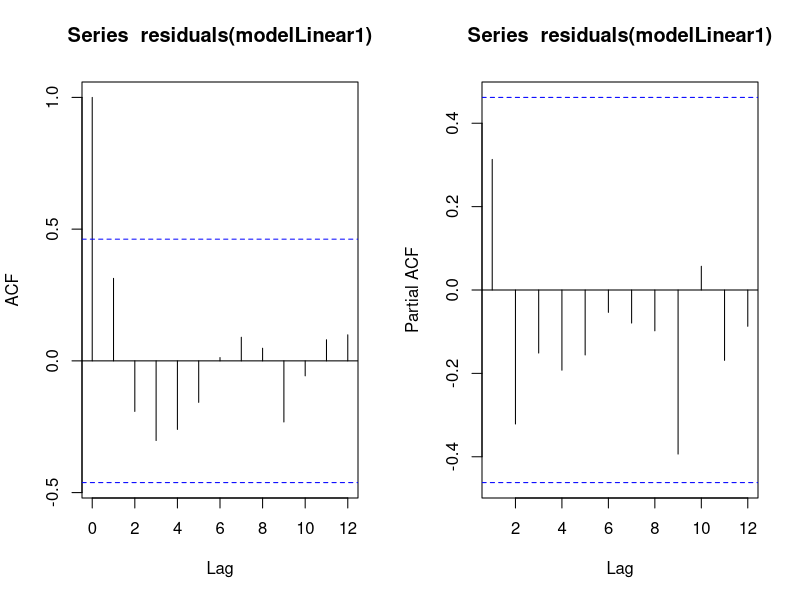
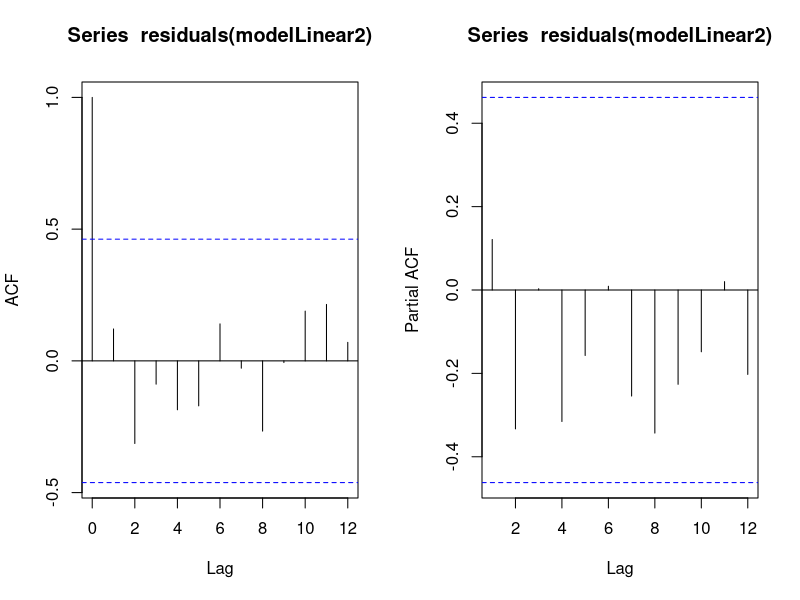
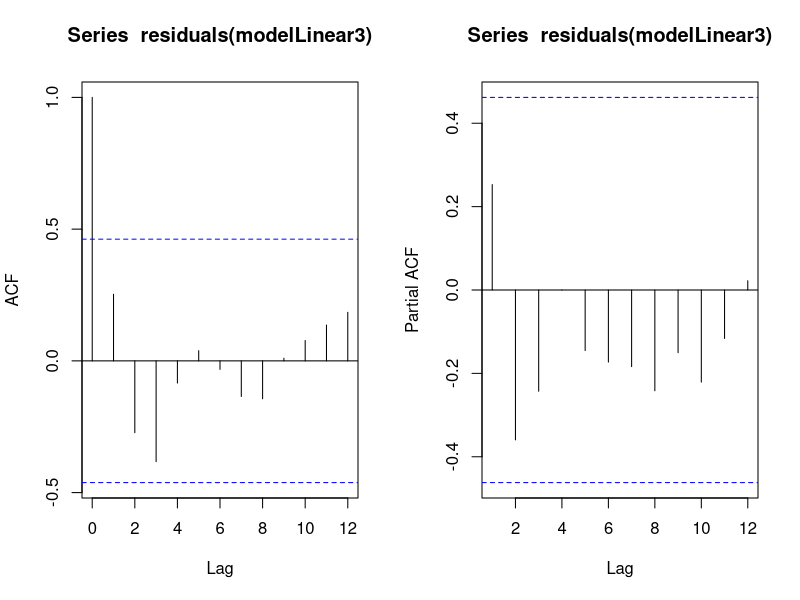
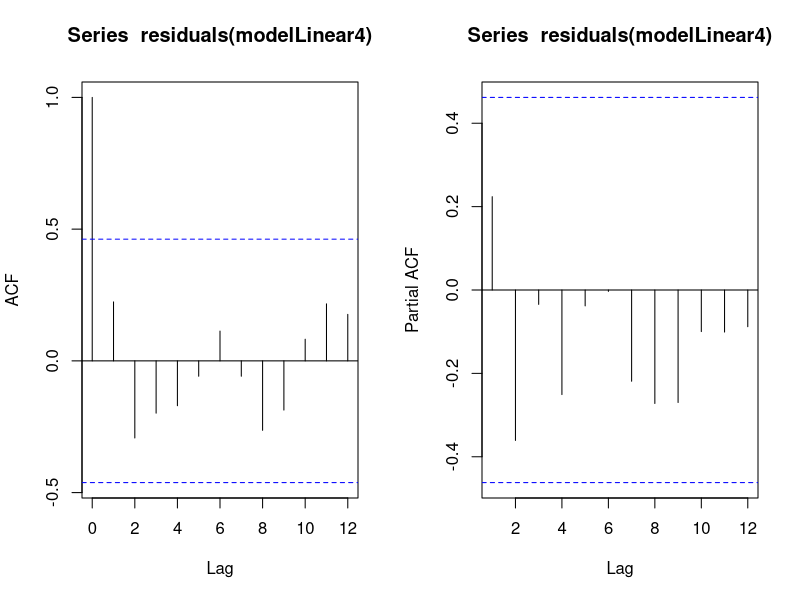
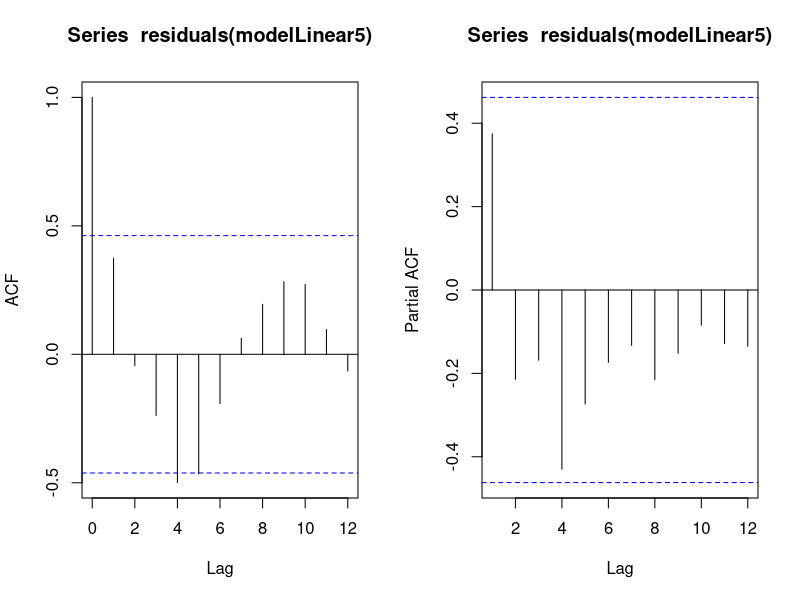
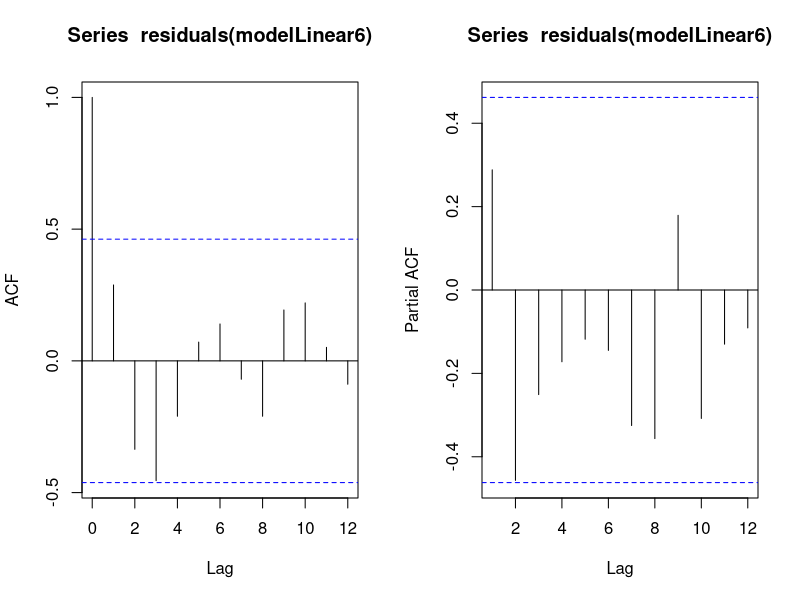
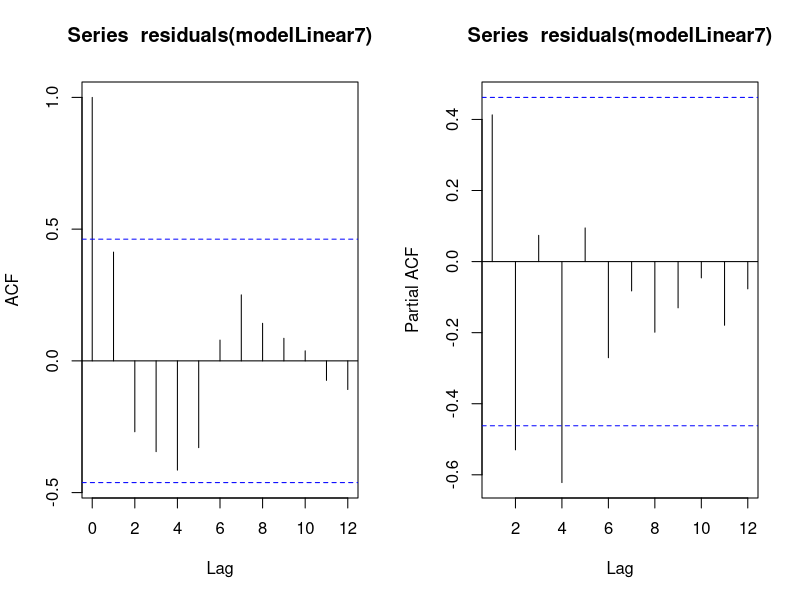
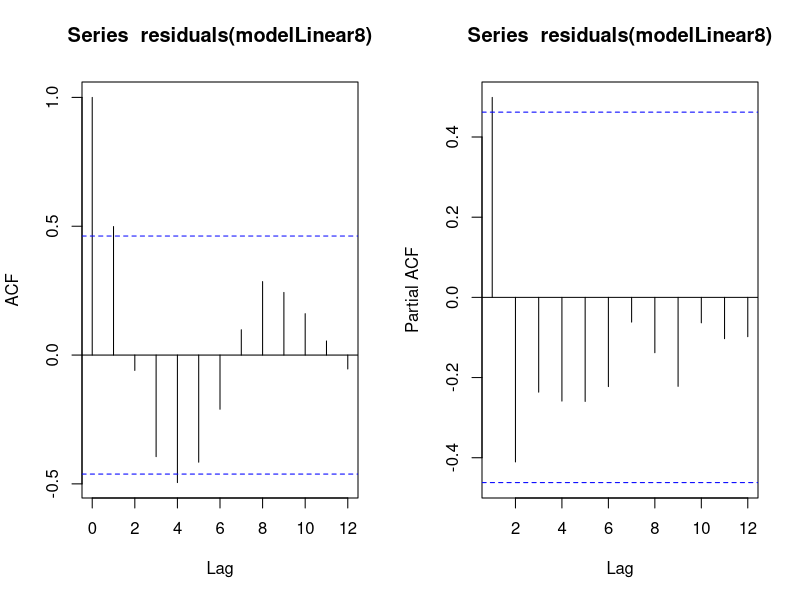

Source code (R) for these figures, in order: (Note: this script raises an error after producing the figures.)
#########################################################################
# Interrupted Time-series Analysis on Social-economic factors in bridge-connected cities
# Yuting Zou
# March 2020
#########################################################################

########################## Part1: Set the script environment and workspace ##############################
# Load library what is needed later
install.packages("car")
library(car)
library(nlme)

#Set the workspace for the data file
setwd('D:/college/Thesis/R code/data/InterruptedTime-seriesAnalysis/ITSA_SocialEconomicFactors')

#################################### Part2: Load data from the file #####################################
Facx1 <- read.csv('X1JNWithoutControl.csv',header = T)
Facx2 <- read.csv('X2JNWithoutControl.csv',header = T)
Facx3 <- read.csv('X3JNWithoutControl.csv',header = T)
Facx4 <- read.csv('X4JNWithoutControl.csv',header = T)
Facx5 <- read.csv('X5JNWithoutControl.csv',header = T)
Facx6 <- read.csv('X6JNWithoutControl.csv',header = T)
Facx7 <- read.csv('X7JNWithoutControl.csv',header = T)
Facx8 <- read.csv('X8JNWithoutControl.csv',header = T)
Facx9 <- read.csv('X9JNWithoutControl.csv',header = T)
Facx10 <- read.csv('X10JNWithoutControl.csv',header = T)
Facx11 <- read.csv('X11JNWithoutControl.csv',header = T)
################################ Part3: A preliminary OLS regression model ##############################
# X1
modelLinear1 <- lm(x1~time + level + trend, data = Facx1) 
summary(modelLinear1)
Confint(modelLinear1)
coef(modelLinear1)

# X2
modelLinear2 <- lm(x2~time + level + trend, data = Facx2) 
summary(modelLinear2)
Confint(modelLinear2)
coef(modelLinear2)

# X3
modelLinear3 <- lm(x3~time + level + trend, data = Facx3) 
summary(modelLinear3)
Confint(modelLinear3)
coef(modelLinear3)

# X4
modelLinear4 <- lm(x4~time + level + trend, data = Facx4) 
summary(modelLinear4)
Confint(modelLinear4)
coef(modelLinear4)

# X5
modelLinear5 <- lm(x5~time + level + trend, data = Facx5) 
summary(modelLinear5)
Confint(modelLinear5)
coef(modelLinear5)

# X6
modelLinear6 <- lm(x6~time + level + trend, data = Facx6) 
summary(modelLinear6)
Confint(modelLinear6)
coef(modelLinear6)

# X7
modelLinear7 <- lm(x7~time + level + trend, data = Facx7) 
summary(modelLinear7)
Confint(modelLinear7)
coef(modelLinear7)

# X8
modelLinear8 <- lm(x8~time + level + trend, data = Facx8) 
summary(modelLinear8)
Confint(modelLinear8)
coef(modelLinear8)

# X9
modelLinear9 <- lm(x9~time + level + trend, data = Facx9) 
summary(modelLinear9)
Confint(modelLinear9)
coef(modelLinear9)

# X10
modelLinear10 <- lm(x10~time + level + trend, data = Facx10) 
summary(modelLinear10)
Confint(modelLinear10)
coef(modelLinear10)

# X11
modelLinear11 <- lm(x11~time + level + trend, data = Facx11) 
summary(modelLinear11)
Confint(modelLinear11)
coef(modelLinear11)
####################### Part4: Autocorrelation and partial autocorrelation plots ########################
# Plot ACF and PACF  for x1
par(mfrow=c(1,2))
# Produce plots
acf(residuals(modelLinear1))
acf(residuals(modelLinear1),type='partial')
# p=0,q=0

# Plot ACF and PACF  for x2
par(mfrow=c(1,2))
# Produce plots
acf(residuals(modelLinear2))
acf(residuals(modelLinear2),type='partial')
# p=0,q=0

# Plot ACF and PACF  for x3
par(mfrow=c(1,2))
# Produce plots
acf(residuals(modelLinear3))
acf(residuals(modelLinear3),type='partial')
# p=0,q=0

# Plot ACF and PACF  for x4
par(mfrow=c(1,2))
# Produce plots
acf(residuals(modelLinear4))
acf(residuals(modelLinear4),type='partial')
# p=q=0

# Plot ACF and PACF  for x5
par(mfrow=c(1,2))
# Produce plots
acf(residuals(modelLinear5))
acf(residuals(modelLinear5),type='partial')
# p=4, q=0

# Plot ACF and PACF  for x6
par(mfrow=c(1,2))
# Produce plots
acf(residuals(modelLinear6))
acf(residuals(modelLinear6),type='partial')
# p=0,q=0

# Plot ACF and PACF  for x7
par(mfrow=c(1,2))
# Produce plots
acf(residuals(modelLinear7))
acf(residuals(modelLinear7),type='partial')
# Note decay in ACF, significant spike at 4 in PACF, model p=4

# Plot ACF and PACF  for x8
par(mfrow=c(1,2))
# Produce plots
acf(residuals(modelLinear8))
acf(residuals(modelLinear8),type='partial')
# Note decay in ACF, significant spike at 1 in PACF, model p=1

# Plot ACF and PACF  for x9
par(mfrow=c(1,2))
# Produce plots
acf(residuals(modelLinear9))
acf(residuals(modelLinear9),type='partial')
# Note decay in ACF, significant spike at 4 in PACF, model p=4

# Plot ACF and PACF  for x10
par(mfrow=c(1,2))
# Produce plots
acf(residuals(modelLinear10))
acf(residuals(modelLinear10),type='partial')
# Note decay in ACF, significant spike at 4 in PACF, model p=3

# Plot ACF and PACF  for x11
par(mfrow=c(1,2))
# Produce plots
acf(residuals(modelLinear11))
acf(residuals(modelLinear11),type='partial')
# Note decay in ACF, significant spike at 4 in PACF, model p=4

################################# Part5: Fit the GLS regression model ###################################
# Fit the GLS regression model for x1
Model1<- gls(x1 ~ time + level + trend,
             data=Facx1,
             correlation = NULL,
             method="ML")
summary(Model1)

# Fit the GLS regression model for x2
Model2<- gls(x2 ~ time + level + trend,
             data=Facx2,
             correlation = NULL,
             method="ML")
summary(Model2)

# Fit the GLS regression model for x3
Model3<- gls(x3 ~ time + level + trend,
             data=Facx3,
             correlation = NULL,
             method="ML")
summary(Model3)

# Fit the GLS regression model for x4
Model4<- gls(x4 ~ time + level + trend,
             data=Facx4,
             correlation = NULL,
             method="ML") 
summary(Model4)

# Fit the GLS regression model for x5
Model5<- gls(x5 ~ time + level + trend,
             data=Facx5,
             correlation = NULL,
             method="ML") 
summary(Model5)

# Fit the GLS regression model for x6
Model6<- gls(x6 ~ time + level + trend,
              data=Facx6,
              correlation = corARMA(p=2,form=~time),
              method="ML")
summary(Model6)

# Fit the GLS regression model for x7
Model7<- gls(x7 ~ time + level + trend,
              data=Facx7,
              correlation = corARMA(p=4,form=~time),
              method="ML")
summary(Model7)

# Fit the GLS regression model for x8
Model8<- gls(x8 ~ time + level + trend,
              data=Facx8,
              correlation = corARMA(p=1,form=~time),
              method="ML")
summary(Model8)

# Fit the GLS regression model for x9
Model9<- gls(x9 ~ time + level + trend,
              data=Facx9,
              correlation = corARMA(p=4,form=~time),
              method="ML") #p=q=0
summary(Model9)

# Fit the GLS regression model for x10
Model10<- gls(x10 ~ time + level + trend,
              data=Facx10,
              correlation = corARMA(p=3,form=~time),
              method="ML") #p3
summary(Model10)

# Fit the GLS regression model for x11
Model11<- gls(x11 ~ time + level + trend,
              data=Facx11,
              correlation = NULL,
              method="ML") #p=q=0
summary(Model11)

################################### Part6: Plot the result of ITSA #######################################
# x1:IN1
par(mfrow=c(1,1))
plot(Facx1$time, Facx1$x1,
     ylab = 'IN1 (Ningbo & Jiaxing)',
     ylim = c(100,500),
     xlab = 'year',
     type = 'l',
     col = 'red',
     xaxt = 'n',
     main = 'ITSA for IN1 in Ningbo & Jiaxing from 2000-2017',
     cex.main = 1.5)
axis(1, at=1:18, labels = Facx1$year)
points(Facx1$time,Facx1$x1,
       col = 'red',
       pch = 20)
abline(v=9.5,lty = 2)
# Plot the first line segment
lines(Facx1$time[1:9], fitted(Model1)[1:9], col="red",lwd=2)
# Plot the second line segmentModelRE
lines(Facx1$time[10:18], fitted(Model1)[10:18], col="red",lwd=2)
# And the counterfactual
segments(1,
         Model1$coef[1]+Model1$coef[2],
         18,
         Model1$coef[1]+Model1$coef[2]*18,
         lty=2,
         lwd=2,
         col='red')

# X2: IN2
par(mfrow=c(1,1))
plot(Facx2$time, Facx2$x2,
     ylab = 'IN2 (Ningbo & Jiaxing)',
     ylim = c(700,8000),
     xlab = 'year',
     type = 'l',
     col = 'red',
     xaxt = 'n',
     main = 'ITSA for IN2 in Ningbo & Jiaxing from 2000-2017',
     cex.main = 1.5)
axis(1, at=1:18, labels = Facx2$year)
points(Facx2$time,Facx2$x2,
       col = 'red',
       pch = 20)
abline(v=9.5,lty = 2)
# Plot the first line segment
lines(Facx2$time[1:9], fitted(Model2)[1:9], col="red",lwd=2)
# Plot the second line segmentModelRE
lines(Facx2$time[10:18], fitted(Model2)[10:18], col="red",lwd=2)
# And the counterfactual
segments(1,
         Model2$coef[1]+Model2$coef[2],
         18,
         Model2$coef[1]+Model2$coef[2]*18,
         lty=2,
         lwd=2,
         col='red')

# x3:IN3
par(mfrow=c(1,1))
plot(Facx3$time, Facx3$x3,
     ylab = 'IN3 (Ningbo & Jiaxing)',
     ylim = c(300,8000),
     xlab = 'year',
     type = 'l',
     col = 'red',
     xaxt = 'n',
     main = 'ITSA for IN3 in Ningbo & Jiaxing from 2000-2017',
     cex.main = 1.5)
axis(1, at=1:18, labels = Facx3$year)
points(Facx3$time,Facx3$x3,
       col = 'red',
       pch = 20)
abline(v=9.5,lty = 2)
# Plot the first line segment
lines(Facx3$time[1:9], fitted(Model3)[1:9], col="red",lwd=2)
# Plot the second line segmentModelRE
lines(Facx3$time[10:18], fitted(Model3)[10:18], col="red",lwd=2)
# And the counterfactual
segments(1,
         Model3$coef[1]+Model3$coef[2],
         18,
         Model3$coef[1]+Model3$coef[2]*18,
         lty=2,
         lwd=2,
         col='red')

# x4: CGDP
par(mfrow=c(1,1))
plot(Facx4$time, Facx4$x4,
     ylab = 'CGDP (Ningbo & Jiaxing)',
     ylim = c(30000,300000),
     xlab = 'year',
     type = 'l',
     col = 'red',
     xaxt = 'n',
     main = 'ITSA for CGDP in Ningbo & Jiaxing from 2000-2017',
     cex.main = 1.5)
axis(1, at=1:18, labels = Facx4$year)
points(Facx4$time,Facx4$x4,
       col = 'red',
       pch = 20)
abline(v=9.5,lty = 2)
# Plot the first line segment
lines(Facx4$time[1:9], fitted(Model4)[1:9], col="red",lwd=2)
# Plot the second line segmentModelRE
lines(Facx4$time[10:18], fitted(Model4)[10:18], col="red",lwd=2)
# And the counterfactual
segments(1,
         Model4$coef[1]+Model4$coef[2],
         18,
         Model4$coef[1]+Model4$coef[2]*18,
         lty=2,
         lwd=2,
         col='red')

# x5: POP
par(mfrow=c(1,1))
plot(Facx5$time, Facx6$x5,
     ylab = 'POP (Ningbo & Jiaxing)',
     ylim = c(830,980),
     xlab = 'year',
     type = 'l',
     col = 'red',
     xaxt = 'n',
     main = 'ITSA for POP in Ningbo & Jiaxing from 2000-2017',
     cex.main = 1.5)
axis(1, at=1:18, labels = Facx5$year)
points(Facx5$time,Facx5$x5,
       col = 'red',
       pch = 20)
abline(v=9.5,lty = 2)
# Plot the first line segment
lines(Facx5$time[1:9], fitted(Model5)[1:9], col="red",lwd=2)
# Plot the second line segmentModelRE
lines(Facx5$time[10:18], fitted(Model5)[10:18], col="red",lwd=2)
# And the counterfactual
segments(1,
         Model5$coef[1]+Model5$coef[2],
         18,
         Model5$coef[1]+Model5$coef[2]*18,
         lty=2,
         lwd=2,
         col='red')

# x6: IFA
par(mfrow=c(1,1))
plot(Facx6$time, Facx6$x6,
     ylab = 'IFA (Ningbo & Jiaxing)',
     ylim = c(500,9000),
     xlab = 'year',
     type = 'l',
     col = 'red',
     xaxt = 'n',
     main = 'ITSA for IFA in Ningbo & Jiaxing from 2000-2017',
     cex.main = 1.5)
axis(1, at=1:18, labels = Facx6$year)
points(Facx6$time,Facx6$x6,
       col = 'red',
       pch = 20)
abline(v=9.5,lty = 2)
# Plot the first line segment
lines(Facx6$time[1:9], fitted(Model6)[1:9], col="red",lwd=2)
# Plot the second line segmentModelRE
lines(Facx6$time[10:18], fitted(Model6)[10:18], col="red",lwd=2)
# And the counterfactual
segments(1,
         Model6$coef[1]+Model6$coef[2],
         18,
         Model6$coef[1]+Model6$coef[2]*18,
         lty=2,
         lwd=2,
         col='red')

# x7: IRED
par(mfrow=c(1,1))
plot(Facx7$time, Facx14$x7,
     ylab = 'IRED (Ningbo & Jiaxing)',
     ylim = c(50,3000),
     xlab = 'year',
     type = 'l',
     col = 'red',
     xaxt = 'n',
     main = 'ITSA for IRED in Ningbo & Jiaxing from 2000-2017',
     cex.main = 1.5)
axis(1, at=1:18, labels = Facx7$year)
points(Facx7$time,Facx7$x7,
       col = 'red',
       pch = 20)
abline(v=9.5,lty = 2)
# Plot the first line segment
lines(Facx7$time[1:9], fitted(Model7)[1:9], col="red",lwd=2)
# Plot the second line segmentModelRE
lines(Facx7$time[10:18], fitted(Model7)[10:18], col="red",lwd=2)
# And the counterfactual
segments(1,
         Model7$coef[1]+Model7$coef[2],
         18,
         Model7$coef[1]+Model7$coef[2]*18,
         lty=2,
         lwd=2,
         col='red')

# x8: TOUR
par(mfrow=c(1,1))
plot(Facx8$time, Facx8$x8,
     ylab = 'TOUR (Ningbo & Jiaxing)',
     ylim = c(90,3500),
     xlab = 'year',
     type = 'l',
     col = 'red',
     xaxt = 'n',
     main = 'ITSA for TOUR in Ningbo & Jiaxing from 2000-2017',
     cex.main = 1.5)
axis(1, at=1:18, labels = Facx8$year)
points(Facx8$time,Facx8$x8,
       col = 'red',
       pch = 20)
abline(v=9.5,lty = 2)
# Plot the first line segment
lines(Facx8$time[1:9], fitted(Model8)[1:9], col="red",lwd=2)
# Plot the second line segmentModelRE
lines(Facx8$time[10:18], fitted(Model8)[10:18], col="red",lwd=2)
# And the counterfactual
segments(1,
         Model8$coef[1]+Model8$coef[2],
         18,
         Model8$coef[1]+Model8$coef[2]*18,
         lty=2,
         lwd=2,
         col='red')

# x9: FREIGHT
par(mfrow=c(1,1))
plot(Facx9$time, Facx9$x9,
     ylab = 'FREIGHT (Ningbo & Jiaxing)',
     ylim = c(10000,45000),
     xlab = 'year',
     type = 'l',
     col = 'red',
     xaxt = 'n',
     main = 'ITSA for FREIGHT in Ningbo & Jiaxing from 2000-2017',
     cex.main = 1.5)
axis(1, at=1:18, labels = Facx9$year)
points(Facx9$time,Facx9$x9,
       col = 'red',
       pch = 20)
abline(v=9.5,lty = 2)
# Plot the first line segment
lines(Facx9$time[1:9], fitted(Model9)[1:9], col="red",lwd=2)
# Plot the second line segmentModelRE
lines(Facx9$time[10:18], fitted(Model9)[10:18], col="red",lwd=2)
# And the counterfactual
segments(1,
         Model9$coef[1]+Model9$coef[2],
         18,
         Model9$coef[1]+Model9$coef[2]*18,
         lty=2,
         lwd=2,
         col='red')

# x10: GRAIN
par(mfrow=c(1,1))
plot(Facx10$time, Facx10$x10,
     ylab = 'GRAIN (Ningbo & Jiaxing)',
     ylim = c(50,400),
     xlab = 'year',
     type = 'l',
     col = 'red',
     xaxt = 'n',
     main = 'ITSA for GRAIN in Ningbo & Jiaxing from 2000-2017',
     cex.main = 1.5)
axis(1, at=1:18, labels = Facx10$year)
points(Facx10$time,Facx10$x10,
       col = 'red',
       pch = 20)
abline(v=9.5,lty = 2)
# Plot the first line segment
lines(Facx18$time[1:9], fitted(Model10)[1:9], col="red",lwd=2)
# Plot the second line segmentModelRE
lines(Facx18$time[10:18], fitted(Model10)[10:18], col="red",lwd=2)
# And the counterfactual
segments(1,
         Model10$coef[1]+Model10$coef[2],
         18,
         Model10$coef[1]+Model10$coef[2]*18,
         lty=2,
         lwd=2,
         col='red')

# x11: GOAFAF
par(mfrow=c(1,1))
plot(Facx11$time, Facx19$x11,
     ylab = 'GOAFAF (Ningbo & Jiaxing)',
     ylim = c(100,900),
     xlab = 'year',
     type = 'l',
     col = 'red',
     xaxt = 'n',
     main = 'ITSA for GOAFAF in Ningbo & Jiaxing from 2000-2017',
     cex.main = 1.5)
axis(1, at=1:18, labels = Facx11$year)
points(Facx11$time,Facx11$x11,
       col = 'red',
       pch = 20)
abline(v=9.5,lty = 2)
# Plot the first line segment
lines(Facx11$time[1:9], fitted(Model11)[1:9], col="red",lwd=2)
# Plot the second line segmentModelRE
lines(Facx11$time[10:18], fitted(Model11)[10:18], col="red",lwd=2)
# And the counterfactual
segments(1,
         Model11$coef[1]+Model11$coef[2],
         18,
         Model11$coef[1]+Model11$coef[2]*18,
         lty=2,
         lwd=2,
         col='red')
